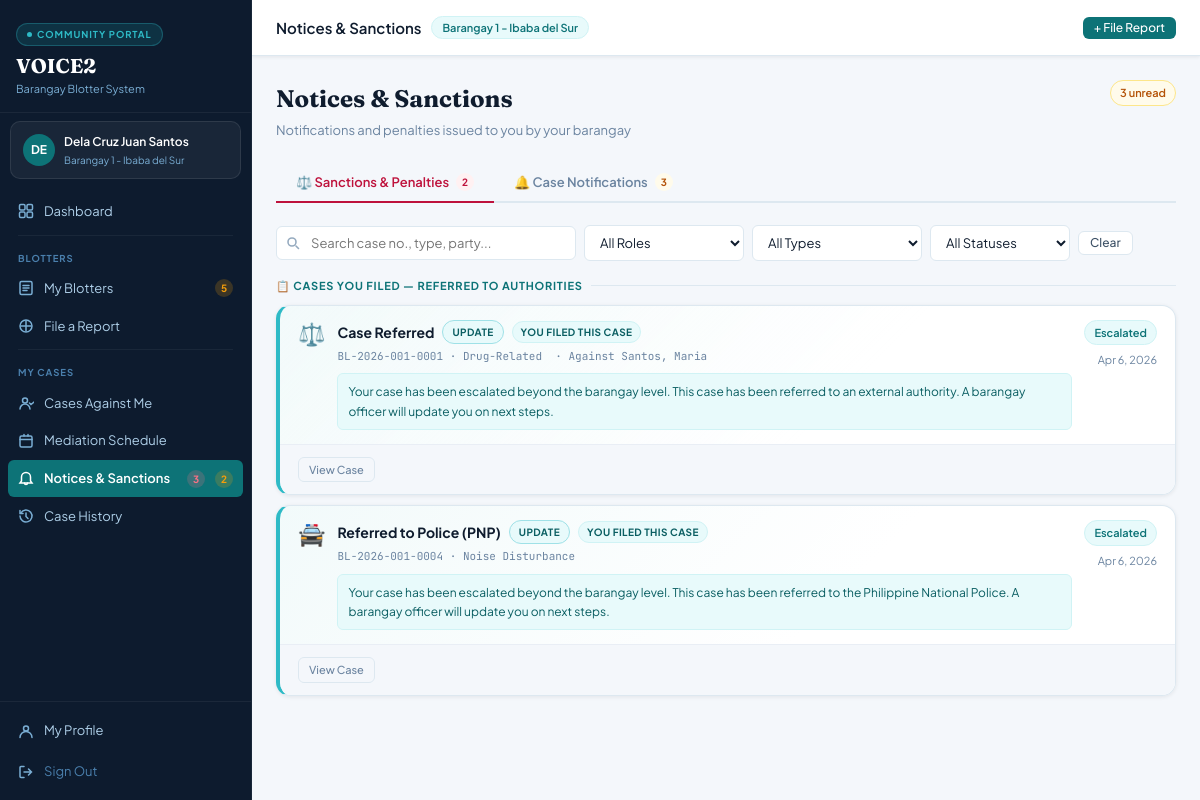
The app's page /community-portal/index.php?page=notices (signed in) with its own data.
### tables this page shows
CREATE TABLE `barangays` (
  `id` int(10) UNSIGNED NOT NULL,
  `name` varchar(120) NOT NULL,
  `municipality` varchar(120) NOT NULL,
  `province` varchar(120) DEFAULT NULL,
  `psgc_code` varchar(20) DEFAULT NULL,
  `contact_no` varchar(20) DEFAULT NULL,
  `email` varchar(120) DEFAULT NULL,
  `address` text DEFAULT NULL,
  `captain_name` varchar(120) DEFAULT NULL,
  `is_active` tinyint(1) NOT NULL DEFAULT 1,
  `created_at` datetime NOT NULL DEFAULT current_timestamp(),
  `updated_at` datetime NOT NULL DEFAULT current_timestamp() ON UPDATE current_timestamp()
);

CREATE TABLE `blotters` (
  `id` int(10) UNSIGNED NOT NULL,
  `case_number` varchar(30) NOT NULL,
  `barangay_id` int(10) UNSIGNED NOT NULL,
  `complainant_user_id` int(10) UNSIGNED DEFAULT NULL,
  `respondent_user_id` int(10) UNSIGNED DEFAULT NULL,
  `complainant_name` varchar(200) NOT NULL,
  `complainant_contact` varchar(20) DEFAULT NULL,
  `complainant_address` text DEFAULT NULL,
  `respondent_name` varchar(200) NOT NULL DEFAULT 'Unknown',
  `respondent_contact` varchar(20) DEFAULT NULL,
  `respondent_address` text DEFAULT NULL,
  `incident_type` varchar(100) NOT NULL,
  `violation_level` enum('minor','moderate','serious','critical') NOT NULL,
  `incident_date` date NOT NULL,
  `incident_time` time DEFAULT NULL,
  `incident_location` text DEFAULT NULL,
  `incident_lat` decimal(10,7) DEFAULT NULL,
  `incident_lng` decimal(10,7) DEFAULT NULL,
  `narrative` text DEFAULT NULL,
  `prescribed_action` enum('document_only','mediation','refer_barangay','refer_police','refer_vawc','escalate_municipality','pending') NOT NULL DEFAULT 'pending',
  `status` enum('pending_review','active','mediation_set','escalated','resolved','closed','transferred','dismissed','cfa_issued','repudiated') NOT NULL DEFAULT 'pending_review',
  `assigned_officer_id` int(10) UNSIGNED DEFAULT NULL,
  `filed_by_user_id` int(10) UNSIGNED DEFAULT NULL,
  `remarks` text DEFAULT NULL,
  `complainant_missed` tinyint(3) UNSIGNED NOT NULL DEFAULT 0 COMMENT 'How many mediation sessions complainant missed',
  `respondent_missed` tinyint(3) UNSIGNED NOT NULL DEFAULT 0 COMMENT 'How many mediation sessions respondent missed',
  `created_at` datetime NOT NULL DEFAULT current_timestamp(),
  `updated_at` datetime NOT NULL DEFAULT current_timestamp() ON UPDATE current_timestamp()
);

### community-portal/pages/notices.php (the view, shortened to what the rows shown need)
<?php
$uid   = (int)$user['id'];
$bid   = (int)$user['barangay_id'];
$uname = $user['name'] ?? '';
$name_parts = array_filter(preg_split('/[\s,]+/', $uname), fn($p) => strlen($p) > 2);
$name_likes = implode(' AND ', array_map(fn($p) => "b.respondent_name LIKE '%" . addslashes($p) . "%'", $name_parts));
$name_likes_plain = $name_likes ?: "1=0";
$notifications = [];
try {
    $stmt = $pdo->prepare("
        SELECT
            pn.id, pn.blotter_id, pn.notification_type, pn.recipient_type,
            pn.subject, pn.message, pn.channel, pn.status,
            pn.sent_at, pn.read_at, pn.created_at,
            b.case_number, b.incident_type, b.violation_level,
            b.status AS blotter_status, b.complainant_name, b.respondent_name,
            ms.hearing_date, ms.hearing_time, ms.venue
        FROM party_notifications pn
        LEFT JOIN blotters b             ON b.id  = pn.blotter_id
        LEFT JOIN mediation_schedules ms ON ms.id = pn.mediation_schedule_id
        WHERE pn.recipient_user_id = ?
        ORDER BY pn.created_at DESC
    ");
    $stmt->execute([$uid]);
    $notifications = $stmt->fetchAll(PDO::FETCH_ASSOC);
} catch (PDOException $e) {}
$penalties_as_respondent = [];
try {
    $penalties_as_respondent = $pdo->query("
        SELECT p.id, p.reason, p.amount, p.community_hours, p.due_date,
               p.status AS penalty_status, p.missed_party, p.created_at,
               b.case_number, b.incident_type, b.complainant_name,
               b.complainant_missed, b.respondent_missed
        FROM penalties p
        JOIN blotters b ON b.id = p.blotter_id
        WHERE b.barangay_id = $bid
          AND p.missed_party IN ('respondent','both')
          AND (b.respondent_user_id = $uid OR ($name_likes_plain))
        ORDER BY p.created_at DESC
    ")->fetchAll(PDO::FETCH_ASSOC);
} catch (PDOException $e) { error_log('penalties_resp: '.$e->getMessage()); }
$penalties_as_complainant = [];
try {
    $penalties_as_complainant = $pdo->query("
        SELECT p.id, p.reason, p.amount, p.community_hours, p.due_date,
               p.status AS penalty_status, p.missed_party, p.created_at,
               b.case_number, b.incident_type, b.respondent_name,
               b.complainant_missed, b.respondent_missed
        FROM penalties p
        JOIN blotters b ON b.id = p.blotter_id
        WHERE b.barangay_id = $bid
          AND b.complainant_user_id = $uid
          AND p.missed_party IN ('complainant','both')
        ORDER BY p.created_at DESC
    ")->fetchAll(PDO::FETCH_ASSOC);
} catch (PDOException $e) { error_log('penalties_comp: '.$e->getMessage()); }
$event_sanctions = [];
try {
    $ev = $pdo->query("
        SELECT b.id AS blotter_id, b.case_number, b.incident_type,
               b.prescribed_action, b.status AS blotter_status,
               b.respondent_name, b.updated_at AS event_date,
               b.complainant_missed,
               'complainant' AS my_role, 'case_referred' AS event_type
        FROM blotters b
        WHERE b.barangay_id = $bid
          AND b.complainant_user_id = $uid
          AND (
            b.prescribed_action IN ('refer_police','refer_vawc','escalate_municipality')
            OR b.status IN ('escalated','cfa_issued','transferred')
          )
        ORDER BY b.updated_at DESC
    ")->fetchAll(PDO::FETCH_ASSOC);
    foreach ($ev as $row) $event_sanctions[] = $row;
} catch (PDOException $e) {
    error_log('notices.php event_sanctions: ' . $e->getMessage());
}
$referred_labels = [
    'refer_police'          => ['🚔', 'Referred to Police (PNP)',         'rose',  'This case has been referred to the Philippine National Police.'],
    'refer_vawc'            => ['🛡️', 'Referred to VAWC Desk',             'rose',  'This case was escalated to the Violence Against Women and Children desk.'],
    'refer_dswd'            => ['👨‍👩‍👧', 'Referred to DSWD / WCPD',          'rose',  'This case was referred to the Department of Social Welfare and Development.'],
    'refer_nbi'             => ['🔍', 'Referred to NBI',                   'rose',  'This case has been referred to the National Bureau of Investigation.'],
    'refer_attorney'        => ['⚖️', 'Referred to Attorney / PAO',        'amber', 'This case was referred for legal representation.'],
    'escalate_municipality' => ['🏛️', 'Escalated to Municipality',         'amber', 'This case has been escalated to the municipal level for further action.'],
    'certificate_to_file'   => ['📜', 'Certificate to File Action Issued', 'rose',  'A Certificate to File Action has been issued. You may be summoned to court.'],
];
$count_sanctions = count($penalties_as_respondent) + count($penalties_as_complainant) + count($event_sanctions);
$count_notices   = count($notifications);
$has_any = $count_sanctions > 0 || $count_notices > 0;
?>
<div class="page-hdr">
  <div class="page-hdr-left">
    <h2>Notices &amp; Sanctions</h2>
  </div>
</div>
<?php if (!$has_any): ?>
<div class="empty-state">
  <div class="es-icon">🔔</div>
  <div class="es-title">No notices yet</div>
  <div class="es-sub">Formal notices from your barangay will appear here</div>
</div>
<?php else: ?>
<div id="panel-sanctions" class="ntab-panel active">
  <?php if (empty($penalties_as_respondent) && empty($penalties_as_complainant) && empty($event_sanctions)): ?>
    <div class="ntab-empty">
      <div class="es-icon">✅</div>
      <div class="es-title">No sanctions on record</div>
      <div class="es-sub">Penalties and case events issued to you will appear here</div>
    </div>
  <?php else: ?>
    <?php
    $ev_referred_comp   = array_values(array_filter($event_sanctions, fn($e) => $e['event_type']==='case_referred'   && $e['my_role']==='complainant'));
    ?>
    <?php if (!empty($ev_referred_comp)): ?>
    <div class="sanction-group" data-sanction-group="referred-complainant" style="display:flex;flex-direction:column;gap:10px;margin-bottom:28px">
      <?php foreach ($ev_referred_comp as $e):
        $ref = $referred_labels[$e['prescribed_action']] ?? ['⚖️','Case Referred','teal','This case has been referred to an external authority.'];
        [$ref_icon, $ref_label, $ref_color, $ref_desc] = $ref;
        $esearch = strtolower(trim(($e['case_number'] ?? '') . ' ' . ($e['incident_type'] ?? '') . ' ' . $ref_label . ' referred escalated ' . ($e['respondent_name'] ?? '')));
      ?>
      <div class="card event-card-referred-comp sanction-card"
           data-sanction-role="complainant"
           data-sanction-type="case_referred"
           data-sanction-status="referred"
           data-sanction-search="<?= e($esearch) ?>">
        <div class="card-body" style="padding:14px 18px">
          <div style="display:flex;justify-content:space-between;align-items:flex-start;gap:12px">
            <div style="display:flex;align-items:flex-start;gap:12px">
              <div style="font-size:22px;line-height:1;margin-top:2px"><?= $ref_icon ?></div>
              <div>
                <div style="display:flex;align-items:center;gap:8px;flex-wrap:wrap;margin-bottom:4px">
                  <div style="font-size:14px;font-weight:700;color:var(--ink-900)"><?= $ref_label ?></div>
                  <span class="event-tag et-info">Update</span>
                  <span class="role-pill rp-complainant">You filed this case</span>
                </div>
                <div style="font-size:11px;font-family:var(--font-mono);color:var(--ink-400)">
                  <?= e($e['case_number']) ?>&nbsp;·&nbsp;<?= e($e['incident_type']) ?>
                  <?php if ($e['respondent_name']): ?>&nbsp;·&nbsp;Against <?= e($e['respondent_name']) ?><?php endif; ?>
                </div>
                <div style="margin-top:8px;font-size:12px;color:var(--teal-700);line-height:1.6;background:var(--teal-50);border:1px solid var(--teal-100);border-radius:var(--r-sm);padding:8px 10px">
                  Your case has been escalated beyond the barangay level. <?= $ref_desc ?>
                  A barangay officer will update you on next steps.
                </div>
              </div>
            </div>
            <div style="text-align:right;flex-shrink:0;white-space:nowrap">
              <span class="chip ch-teal">Escalated</span>
              <div style="font-size:11px;color:var(--ink-400);margin-top:6px"><?= date('M j, Y', strtotime($e['event_date'])) ?></div>
            </div>
          </div>
        </div>
        <div class="card-foot">
          <button class="act-btn" onclick="viewBlotter(<?= $e['blotter_id'] ?>)">View Case</button>
        </div>
      </div>
      <?php endforeach; ?>
    </div>
    <?php endif; ?>
  <?php endif;  ?>
</div>
<?php endif;  ?>

### community-portal/index.php (shortened to what the rows shown need)
<?php
require_once '../connection/auth.php';
$user = currentUser();
$allowed = ['dashboard','my-blotters','file-report','assigned-cases','mediation','notices','history','profile'];
$page    = (isset($_GET['page']) && in_array($_GET['page'], $allowed)) ? $_GET['page'] : 'dashboard';
$titles = [
    'dashboard'      => 'Dashboard',
    'my-blotters'    => 'My Blotters',
    'file-report'    => 'File a Report',
    'assigned-cases' => 'Cases Against Me',
    'mediation'      => 'Mediation Schedule',
    'notices'        => 'Notices & Sanctions',
    'history'        => 'Case History',
    'profile'        => 'My Profile',
];
$bid = (int)$user['barangay_id'];
$bgy_name = 'Your Barangay';
try {
    $s = $pdo->prepare("SELECT name FROM barangays WHERE id = ? LIMIT 1");
    $s->execute([$bid]);
    $bgy_name = $s->fetchColumn() ?: $bgy_name;
} catch (PDOException $e) {}
?>
<!DOCTYPE html>
<html lang="en">
<head>
  <link rel="stylesheet" href="css/styles.css">
</head>
<body>
<div class="app">
  <aside class="sidebar">
    <div class="user-chip">
      <div>
        <div class="user-nm"><?= e($user['name'] ?? 'Resident') ?></div>
        <div class="user-bgy"><?= e($bgy_name) ?></div>
      </div>
    </div>
  </aside>
  <div class="main">
    <div class="topbar">
      <div class="topbar-left">
        <span class="topbar-title"><?= e($titles[$page]) ?></span>
        <span class="topbar-badge"><?= e($bgy_name) ?></span>
      </div>
    </div>
    <div class="content">
      <?php include "pages/{$page}.php"; ?>
    </div>
  </div>
</div>
</body>
</html>

### records on screen
barangays: name "Barangay 1 - Ibaba del Sur"
blotters: ref_icon "⚖️", ref_label "Case Referred", case_number "BL-2026-001-0001", incident_type "Drug-Related", respondent_name "Santos, Maria", ref_desc "This case has been referred to an external authority.", updated_at "Apr 6, 2026"
blotters: ref_icon "🚔", ref_label "Referred to Police (PNP)", case_number "BL-2026-001-0004", incident_type "Noise Disturbance", ref_desc "This case has been referred to the Philippine National Police.", updated_at "Apr 6, 2026"

### other values on screen
substr($user['name'] ?? 'U', 0, 2) "DE"
$user['name'] "Dela Cruz Juan Santos"
$badge_blotters "5"
$badge_notices "3"
$badge_sanctions "2"
$titles[$page] "Notices & Sanctions"
$unread_count "3"
$count_sanctions "2"
$count_notices "3"
